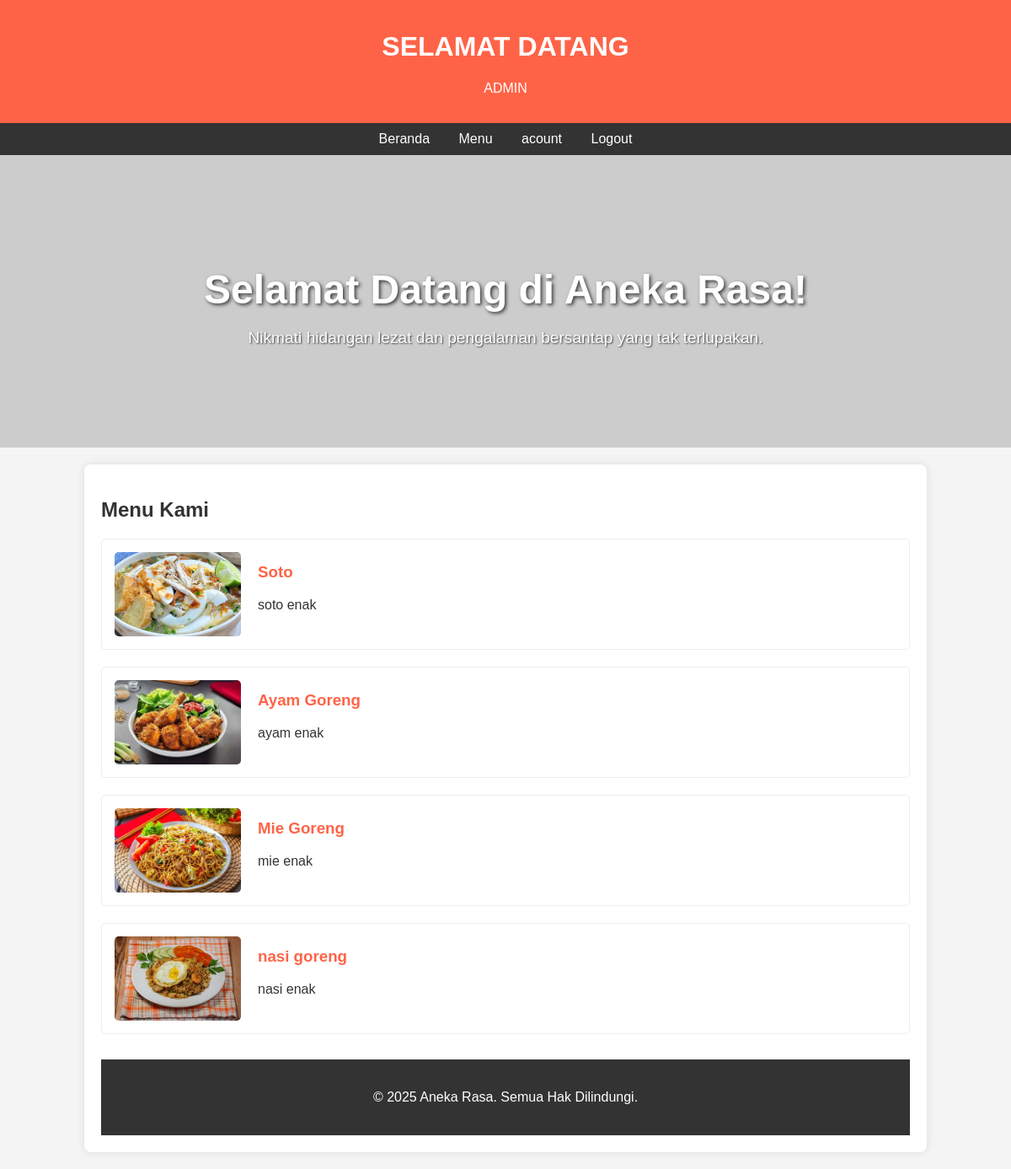
The app's page /view/indexSA.php (signed in) with its own data.
### tables this page shows
CREATE TABLE `makanan` (
  `id_makanan` int(10) NOT NULL,
  `nama` varchar(255) DEFAULT NULL,
  `harga` int(255) DEFAULT NULL,
  `gambar` varchar(255) DEFAULT NULL,
  `deskripsi` varchar(255) DEFAULT NULL
);

### view/indexSA.php (the view, shortened to what this page needs)
<?php
include '../control/koneksi.php';
$query = "SELECT * FROM makanan";
$sql = mysqli_query($koneksi, $query);
?>
<!DOCTYPE html>
<html lang="id">
<head>
    <link rel="stylesheet" href="style.css">
</head>
<body>
    <header>
        <h1>SELAMAT DATANG</h1>
        <p>ADMIN</p>
    </header>
    <nav>
        <ul>
            <li><a href="#">Beranda</a></li>
            <li><a href="../model/menuSA.php">Menu</a></li>
            <li><a href="../model/akun.php">acount</a></li>
            <li><a href="/projectweb/control/logout.php">Logout</a></li>
        </ul>
    </nav>
    <div class="hero">
        <h1>Selamat Datang di Aneka Rasa!</h1>
        <p>Nikmati hidangan lezat dan pengalaman bersantap yang tak terlupakan.</p>
    </div>
    <div class="container">
        <h2>Menu Kami</h2>
        <?php while ($hasil = mysqli_fetch_assoc($sql)) { ?>
        <div class="food-item">
                <img src="<?php echo $hasil['gambar']; ?>">
            <div>
                <h3><?php  echo $hasil ['nama'];?></h3>
                <p><?php  echo $hasil ['deskripsi'];?></p>
            </div>
        </div>
<?php } ?>
    <footer>
        <p>&copy; 2025 Aneka Rasa. Semua Hak Dilindungi.</p>
    </footer>
</body>
</html>

### view/style.css (style rules this page uses)
body { font-family: Arial, sans-serif; margin: 0; padding: 0; background-color: #f4f4f4; color: #333; }
header { background-color: #ff6347; color: white; padding: 1em 0; text-align: center; }
nav ul { list-style-type: none; padding: 0; text-align: center; background-color: #333; margin: 0; }
nav ul li { display: inline; margin: 0 15px; }
nav ul li a { color: white; text-decoration: none; padding: 10px 0; display: inline-block; }
.hero { background-image: url('https://via.placeholder.com/1200x400/FFD700/000000?text=Selamat+Datang+di+Aneka+Rasa'); background-size: cover; color: white; text-align: center; padding: 100px 20px; }
.hero h1 { font-size: 3em; margin-bottom: 10px; text-shadow: 2px 2px 4px rgba(0, 0, 0, 0.7); }
.hero p { font-size: 1.2em; text-shadow: 1px 1px 2px rgba(0, 0, 0, 0.7); }
.container { width: 80%; margin: 20px auto; padding: 20px; background-color: white; box-shadow: 0 0 10px rgba(0, 0, 0, 0.1); border-radius: 8px; }
.food-item { display: flex; align-items: center; margin-bottom: 20px; padding: 15px; border: 1px solid #eee; border-radius: 5px; background-color: #fff; }
.food-item img { width: 150px; height: 100px; object-fit: cover; margin-right: 20px; border-radius: 5px; }
.food-item h3 { color:#ff6347 ; margin-top: 0; }
footer { text-align: center; padding: 20px; background-color: #333; color: white; margin-top: 30px; }

### records on screen
makanan: gambar (picture), nama "Soto", deskripsi "soto enak"
makanan: gambar (picture), nama "Ayam Goreng", deskripsi "ayam enak"
makanan: gambar (picture), nama "Mie Goreng", deskripsi "mie enak"
makanan: gambar (picture), nama "nasi goreng", deskripsi "nasi enak"
